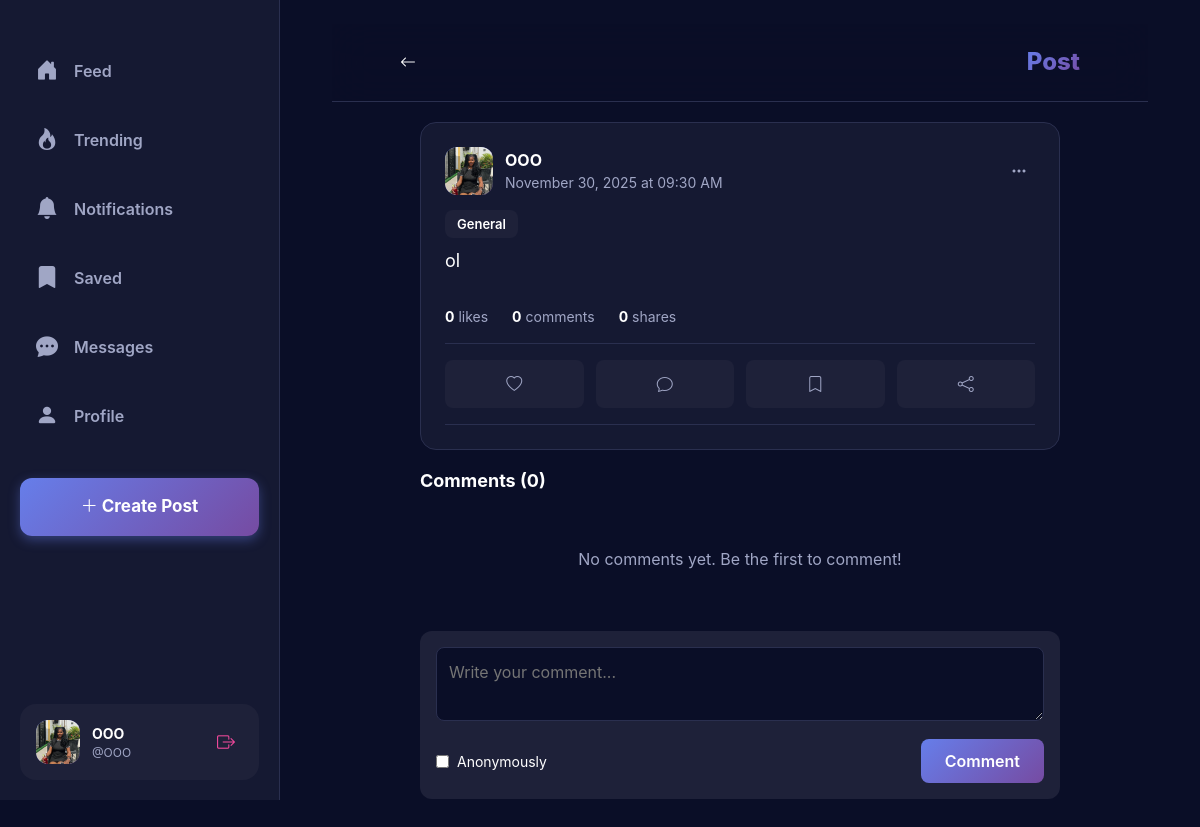
Before: /post/29/ (signed in) with the older database file.
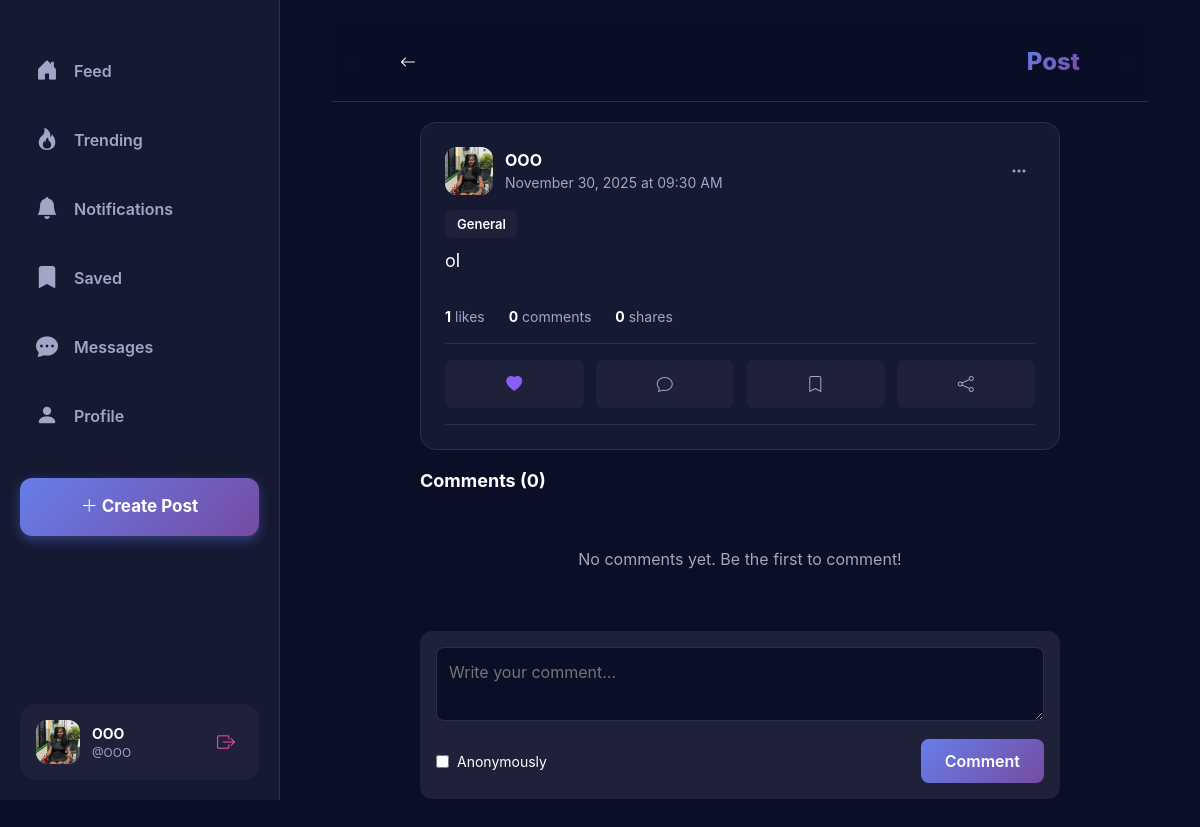
After: the same page with the newer database file.
### feed/models.py (models this page shows, shortened)
class UserProfile(models.Model):
    DEPARTMENT_CHOICES = [
        ('CS', 'Computer Science'),
        ('ENG', 'Engineering'),
        ('MED', 'Medicine'),
        ('LAW', 'Law'),
        ('BUS', 'Business Administration'),
        ('ART', 'Arts'),
        ('SCI', 'Sciences'),
        ('EDU', 'Education'),
        ('OTHER', 'Other'),
    ]
    LEVEL_CHOICES = [
        ('100', '100 Level'),
        ('200', '200 Level'),
        ('300', '300 Level'),
        ('400', '400 Level'),
        ('500', '500 Level'),
        ('GRAD', 'Graduate'),
    ]
    user = models.OneToOneField(User, on_delete=models.CASCADE, related_name='profile')
    profile_picture = models.ImageField(upload_to='profile_pics/', blank=True, null=True)
    department = models.CharField(max_length=50, choices=DEPARTMENT_CHOICES, blank=True)
    level = models.CharField(max_length=10, choices=LEVEL_CHOICES, blank=True)
    bio = models.TextField(max_length=200, blank=True)
    created_at = models.DateTimeField(auto_now_add=True)
    class Meta:
        verbose_name = 'User Profile'
        verbose_name_plural = 'User Profiles'

class Post(models.Model):
    CATEGORY_CHOICES = [
        ('GENERAL', 'General'),
        ('FUNNY', 'Funny/Memes'),
        ('EVENT', 'Events'),
        ('CONFESSION', 'Confession'),
        ('LOST_FOUND', 'Lost & Found'),
        ('ACADEMIC', 'Academic'),
        ('SPORTS', 'Sports'),
        ('NEWS', 'Campus News'),
        ('QUESTION', 'Question'),
    ]
    author = models.ForeignKey(User, on_delete=models.CASCADE, related_name='posts', null=True, blank=True)
    is_anonymous = models.BooleanField(default=False)
    content = models.TextField()
    image = models.ImageField(upload_to='posts/', blank=True, null=True)  # Keep for backward compatibility
    video = models.FileField(upload_to='videos/', blank=True, null=True)
    category = models.CharField(max_length=20, choices=CATEGORY_CHOICES, default='GENERAL')
    created_at = models.DateTimeField(auto_now_add=True)
    updated_at = models.DateTimeField(auto_now=True)
    likes_count = models.IntegerField(default=0)
    comments_count = models.IntegerField(default=0)
    shares_count = models.IntegerField(default=0)
    class Meta:
        ordering = ['-created_at']  # Latest posts first
        verbose_name = 'Post'
        verbose_name_plural = 'Posts'
    def get_author_display(self):
        if self.is_anonymous:
            return "Anonymous"
        return self.author.username if self.author else "Unknown"
    def extract_hashtags(self):
        return re.findall(r'#(\w+)', self.content)
    def get_content_with_hashtag_links(self):
        content = self.content
        hashtags = self.extract_hashtags()
        for tag in hashtags:
            content = content.replace(
                f'#{tag}',
                f'<a href="/feed/?q=%23{tag}" class="text-primary text-decoration-none">#{tag}</a>'
            )
        return content

### feed/views.py (the view)
# urls.py: path('post/<int:post_id>/', views.post_detail_view, name='post_detail'),
@login_required
def post_detail_view(request, post_id):
    post = get_object_or_404(
        Post.objects.select_related('author', 'author__profile').prefetch_related(
            'likes', 'comments', 'comments__author', 'images'
        ),
        id=post_id
    )
    user_liked = Like.objects.filter(user=request.user, post=post).exists()
    user_bookmarked = Bookmark.objects.filter(user=request.user, post=post).exists()
    comments = post.comments.select_related('author', 'author__profile').all()
    context = {
        'post': post,
        'user_liked': user_liked,
        'user_bookmarked': user_bookmarked,
        'comments': comments,
        'is_owner': request.user == post.author,
    }
    return render(request, 'feed/post_detail.html', context)

### templates/feed/post_detail.html (shortened to what this page needs)
{% extends 'inbox_base.html' %}
{% load feed_filters %}
{% block content %}
<div class="content-header">
    <a href="javascript:history.back()" style="color: var(--text-primary); text-decoration: none; margin-right: 80%;">
        <i class="bi bi-arrow-left"></i>
    </a>
    <h1>Post</h1>
</div>
<div class="post-detail-container">
    <div class="detail-post-card">
        <div style="display: flex; align-items: center; margin-bottom: 16px;">
            <div style="width: 48px; height: 48px; border-radius: 12px; background: var(--primary-gradient); display: flex; align-items: center; justify-content: center; margin-right: 12px; overflow: hidden;" onclick="window.location.href='{% url 'public_profile' post.author %}'">
                {% if post.author.profile.profile_picture and not post.is_anonymous %}
                    <img src="{{ post.author.profile.profile_picture.url }}" style="width: 100%; height: 100%; object-fit: cover;" alt="{{ post.get_author_display }}">
                {% else %}
                    <i class="bi bi-person-fill" style="color: white; font-size: 24px;"></i>
                {% endif %}
            </div>
            <div style="flex: 1;">
                <div style="font-weight: 700; font-size: 16px;">
                    <a href="{% if not post.is_anonymous %}{% url 'public_profile' post.author.username %}{% else %}#{% endif %}" style="color: var(--text-primary); text-decoration: none;">
                        {{ post.get_author_display }}
                    </a>
                </div>
                <div style="font-size: 14px; color: var(--text-secondary);">
                    {{ post.created_at|full_time }}
                </div>
            </div>
            {% if is_owner %}
                <div class="dropdown">
                    <button style="background: none; border: none; color: var(--text-secondary); cursor: pointer; padding: 8px; border-radius: 8px;" data-bs-toggle="dropdown">
                        <i class="bi bi-three-dots"></i>
                    </button>
                </div>
            {% endif %}
        </div>
        <div style="margin-bottom: 12px;">
            <span style="background: var(--bg-tertiary); padding: 6px 12px; border-radius: 8px; font-size: 13px; font-weight: 600;">
                {{ post.get_category_display }}
            </span>
        </div>
        <div style="font-size: 18px; line-height: fit-content; margin-bottom: 16px; white-space: no-wrap;">
            {{ post.get_content_with_hashtag_links|safe }}
        </div>
        <div style="display: flex; gap: 24px; padding: 16px 0; color: var(--text-secondary); font-size: 14px;">
            <span><strong style="color: var(--text-primary);">{{ post.likes_count }}</strong> likes</span>
            <span><strong style="color: var(--text-primary);">{{ post.comments_count }}</strong> comments</span>
            <span><strong style="color: var(--text-primary);">{{ post.shares_count }}</strong> shares</span>
        </div>
        <div class="post-actions-detail">
            <button class="action-btn-detail {% if user_liked %}active{% endif %}" onclick="toggleLike({{ post.id }})">
                <i class="bi bi-heart{% if user_liked %}-fill{% endif %}"></i>
            </button>
            <button class="action-btn-detail" onclick="document.getElementById('commentInput').focus()">
                <i class="bi bi-chat"></i>
            </button>
            <button class="action-btn-detail {% if user_bookmarked %}active{% endif %}" onclick="toggleBookmark({{ post.id }})">
                <i class="bi bi-bookmark{% if user_bookmarked %}-fill{% endif %}"></i>
            </button>
            <button class="action-btn-detail" onclick="sharePost({{ post.id }})">
                <i class="bi bi-share"></i>
            </button>
        </div>
    </div>
    <div id="commentsList">
        <h3 style="margin-bottom: 16px; font-size: 18px; font-weight: 700;">
            Comments ({{ comments.count }})
        </h3>
        {% for comment in comments %}
            <div class="comment-item" id="comment-{{ comment.id }}">
                <div style="display: flex; gap: 12px;">
                    <div style="width: 40px; height: 40px; border-radius: 10px; background: var(--primary-gradient); display: flex; align-items: center; justify-content: center; flex-shrink: 0;">
                        {% if comment.author.profile.profile_picture and not comment.is_anonymous %}
                            <img src="{{ comment.author.profile.profile_picture.url }}" style="width: 100%; height: 100%; object-fit: cover; border-radius: 10px;">
                        {% else %}
                            <i class="bi bi-person-fill" style="color: white; font-size: 20px;"></i>
                        {% endif %}
                    </div>
                    <div style="flex: 1;">
                        <div style="display: flex; justify-content: space-between; align-items: start; margin-bottom: 8px;">
                            <div>
                                <strong>{{ comment.get_author_display }}</strong>
                                <span style="color: var(--text-secondary); font-size: 13px; margin-left: 8px;">
                                    {{ comment.created_at|smart_time }}
                                </span>
                            </div>
                            {% if comment.author == user %}
                                <button onclick="deleteComment({{ comment.id }})" style="background: none; border: none; color: var(--text-secondary); cursor: pointer; padding: 4px 8px;">
                                    <i class="bi bi-trash"></i>
                                </button>
                            {% endif %}
                        </div>
                        <p style="margin: 0; white-space: pre-wrap;">{{ comment.content }}</p>
                    </div>
                </div>
            </div>
        {% empty %}
            <p style="text-align: center; color: var(--text-secondary); padding: 40px;">No comments yet. Be the first to comment!</p>
        {% endfor %}
    </div>
    <div class="comment-form">
        <textarea id="commentInput" class="comment-input" placeholder="Write your comment..."></textarea>
        <div style="display: flex; align-items: center; justify-content: space-between; margin-top: 12px;">
            <label style="display: flex; align-items: center; gap: 8px; cursor: pointer;">
                <input type="checkbox" id="anonComment">
                <span style="font-size: 14px;">Anonymously</span>
            </label>
            <button onclick="addComment()" style="background: var(--primary-gradient); color: white; border: none; padding: 10px 24px; border-radius: 8px; font-weight: 600; cursor: pointer;">
                Comment
            </button>
        </div>
    </div>
</div>
{% endblock %}

### templates/inbox_base.html (shortened to what this page needs)
{% load static %}
<!DOCTYPE html>
<html lang="en">
  <head>
    <link
      href="https://cdn.jsdelivr.net/npm/bootstrap@5.3.0/dist/css/bootstrap.min.css"
      rel="stylesheet"
    />
    <link
      rel="stylesheet"
      href="https://cdn.jsdelivr.net/npm/bootstrap-icons@1.11.0/font/bootstrap-icons.css"
    />
  </head>
  <body>
    <div class="sidebar" id="sidebar">
      <nav class="sidebar-nav" style="margin-top: 20px">
        <ul class="list-unstyled">
          <li class="nav-item">
            <a
              class="nav-link {% if request.path == '/feed/' %}active{% endif %}"
              href="{% url 'feed' %}"
            >
              <i class="bi bi-house-door-fill"></i> Feed
            </a>
          </li>
          <li class="nav-item">
            <a
              href="{% url 'trending' %}"
              class="nav-link {% if request.path == '/trending/' %}active{% endif %}"
            >
              <i class="bi bi-fire"></i>
              <span>Trending</span>
            </a>
          </li>
          <li class="nav-item">
            <a
              href="{% url 'notifications' %}"
              class="nav-link {% if request.path == '/notifications/' %}active{% endif %}"
            >
              <i class="bi bi-bell-fill"></i>
              <span>Notifications</span>
            </a>
          </li>
          <li class="nav-item">
            <a
              href="{% url 'bookmarks' %}"
              class="nav-link {% if request.path == '/bookmarks/' %}active{% endif %}"
            >
              <i class="bi bi-bookmark-fill"></i>
              <span>Saved</span>
            </a>
          </li>
          <li class="nav-item">
            <a
              href="{% url 'messages_inbox' %}"
              class="nav-link {% if 'messages' in request.path %}active{% endif %}"
            >
              <i class="bi bi-chat-dots-fill"></i>
              <span>Messages</span>
            </a>
          </li>
          <li class="nav-item">
            <a
              href="{% url 'public_profile' user.username %}"
              class="nav-link {% if request.path == '/user.username/' %}active{% endif %}"
            >
              <i class="bi bi-person-fill"></i>
              <span>Profile</span>
            </a>
          </li>
        </ul>
        <button
          class="post-btn"
          onclick="window.location.href='{% url 'create_post_page' %}'"
        >
          <i class="bi bi-plus-lg"></i> Create Post
        </button>
      </nav>
      <div class="user-profile-sidebar">
        <div class="user-avatar">
          {% if user.profile.profile_picture %}
          <img
            src="{{ user.profile.profile_picture.url }}"
            alt="{{ user.username }}"
          />
          {% else %}
          <i class="bi bi-person-fill"></i>
          {% endif %}
        </div>
        <div class="user-info">
          <div class="user-name">{{ user.username }}</div>
          <div class="user-handle">@{{ user.username }}</div>
        </div>
        <a href="{% url 'logout' %}" class="logout-btn" title="Logout">
          <i class="bi bi-box-arrow-right"></i>
        </a>
      </div>
    </div>
    <main class="main-content" id="mainContent">
      {% block content %}{% endblock %}
    </main>
  </body>
</html>

Changed rows visible on the page:
changed Post "ol": likes_count "0" → "1"
